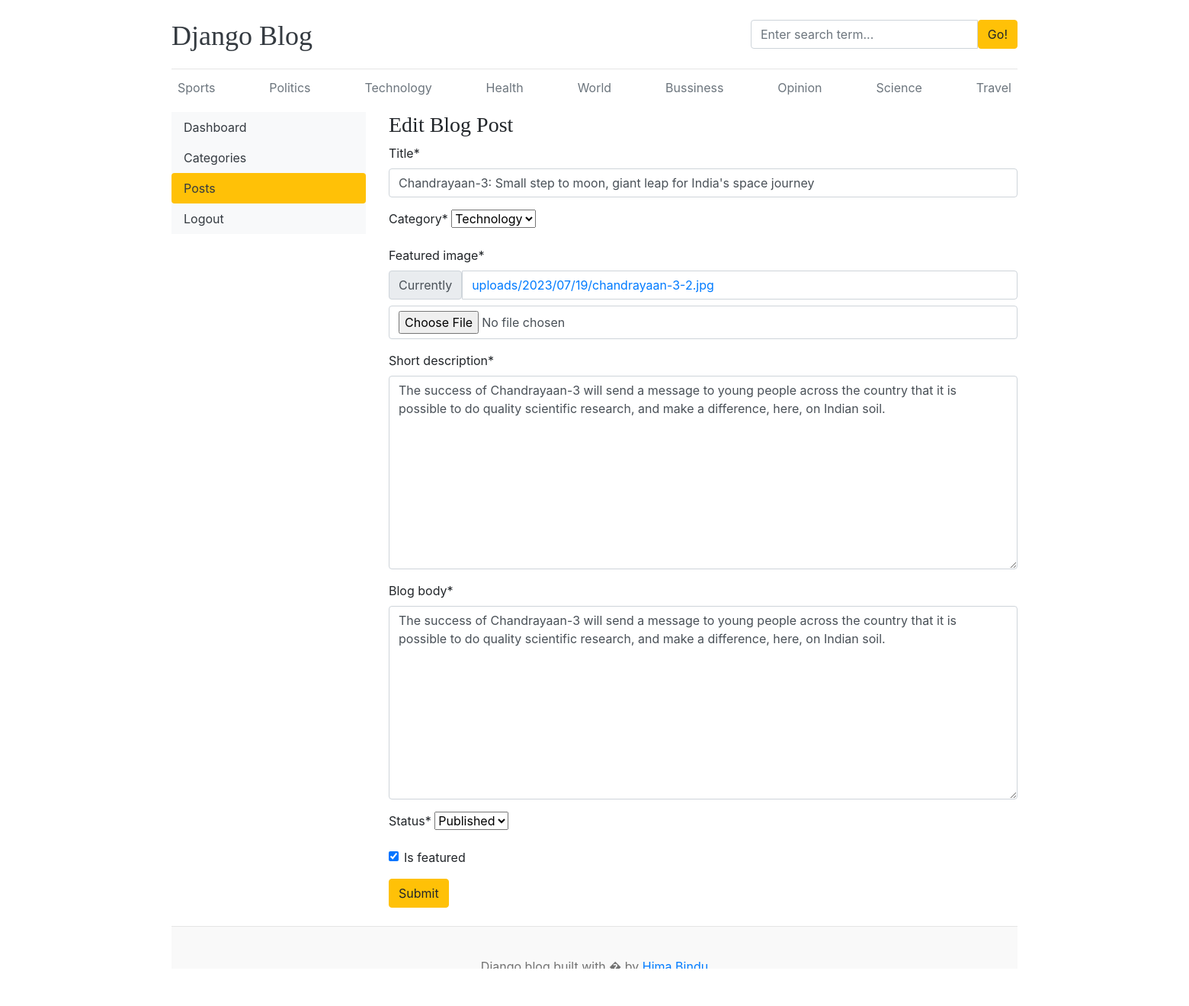
Screenshot of /dashboard/posts/edit/3/ with the database file from the repository.
### blogs/models.py (models this page shows, shortened)
class Category(models.Model):
    category_name=models.CharField(max_length=50,unique=True)
    created_at=models.DateTimeField(auto_now_add=True)
    updated_at=models.DateTimeField(auto_now=True)
    class Meta:
       verbose_name_plural='categories'
    def __str__(self):
        return self.category_name

class Blog(models.Model):
    title=models.CharField(max_length=100)
    slug=models.SlugField(max_length=150,unique=True,blank=True)
    category=models.ForeignKey(Category,on_delete=models.CASCADE)
    author=models.ForeignKey(User,on_delete=models.CASCADE)
    featured_image=models.ImageField(upload_to='uploads/%Y/%m/%d')
    short_description=models.TextField(max_length=500)
    blog_body=models.TextField(max_length=2000)
    status=models.CharField(max_length=20,choices=STATUS_CHOICES,default="Draft")
    is_featured=models.BooleanField(default=False)
    created_at=models.DateTimeField(auto_now_add=True)
    updated_at=models.DateTimeField(auto_now=True)

### dashboards/views.py (the view, shortened to what this page needs)
# urls.py: path('posts/edit/<int:pk>/',views.edit_post,name='edit_post'),
def edit_post(request,pk):
    post=get_object_or_404(Blog,pk=pk)
    form=BlogPostForm(instance=post)
    context={
        'form':form,
        'post':post
    }
    return render(request,'dashboard/edit_post.html',context)

### dashboards/forms.py
class BlogPostForm(forms.ModelForm):
    class Meta:
        model=Blog
        fields=('title','category','featured_image','short_description','blog_body','status','is_featured')

### blogs/context_processors.py (called while the page is built)
def get_categories(request):
    categories=Category.objects.all()
    return dict(categories=categories)

def get_social_links(request):
    social_links=SocialLink.objects.all()
    return dict(social_links=social_links)

### templates/dashboard/edit_post.html (shortened to what this page needs)
{% extends 'base.html' %}
{% block content %}
{% load crispy_forms_tags %}
<div class="row">
     {% include 'dashboard/sidebar.html' %}
    <div class="col-md-9">
        <h3>Edit Blog Post</h3>
        <form action="{% url 'edit_post' post.id %}" method="POST" enctype="multipart/form-data">
          {{ form |crispy }}
          <button type="submit" class="btn btn-warning">Submit</button>
        </form>
        <br>
        </div>
</div>
{% endblock %}

### templates/base.html (shortened to what this page needs)
{% load static %}
<!DOCTYPE html>
<html lang="en">
<head>
    <link href="https://getbootstrap.com/docs/4.0/dist/css/bootstrap.min.css" rel="stylesheet">
    <link href="{% static 'css/blog.css' %}" rel="stylesheet">
    <link rel="stylesheet" href="https://cdnjs.cloudflare.com/ajax/libs/font-awesome/4.7.0/css/font-awesome.min.css">
  </head>
<body>
    <div class="container">
      <header class="blog-header py-3">
        <div class="row flex-nowrap justify-content-between align-items-center">
          <div class="col-8 pt-1">
            <a class="blog-header-logo text-dark" href="/">Django Blog</a>
          </div>
          <div class="col-4">
            <form action="{% url 'search' %}" method="GET">
              <div class="input-group">
                <input class="form-control" type="text" name="keyword"  value="{{ keyword }}" placeholder="Enter search term..." aria-label="Enter search term..." aria-describedby="button-search" />
                <button type="submit" class="btn btn-warning" id="button-search" type="button">Go!</button>
            </div>
            </form>
          </div>
          <div class="col-4 d-flex justify-content-end align-items-center">
          </div>
        </div>
      </header>
      <div class="nav-scroller py-1 mb-2">
        <nav class="nav d-flex justify-content-between">
            {% for cat in categories %}
            <a class="p-2 text-muted" href="{% url 'posts_by_category' cat.id %}">{{ cat.category_name }}</a>
             {% endfor %}
        </nav>
      </div>
{% block content %}
{% endblock %}
<footer class="blog-footer">
    <p>Django blog built with � by <a href="#">Hima Bindu</a></p>
  </footer>
  </body>
  </html>

### blog_main/static/css/blog.css (style rules this page uses)
.blog-header { border-bottom: 1px solid #e5e5e5; }
.blog-header-logo { font-family: "Playfair Display", Georgia, "Times New Roman", serif; font-size: 2.25rem; }
h1, h2, h3, h4, h5, h6 { font-family: "Playfair Display", Georgia, "Times New Roman", serif; }
.blog-footer { padding: 2.5rem 0; color: #727272; text-align: center; background-color: #f9f9f9; border-top: .05rem solid #e5e5e5; }
.blog-footer p:last-child { margin-bottom: 0; }

### rows the page displays
Category: category_name "Sports"
Category: category_name "Politics"
Category: category_name "Technology"
Category: category_name "Health"
Category: category_name "World"
Category: category_name "Bussiness"
Category: category_name "Opinion"
Category: category_name "Science"
Category: category_name "Travel"
Blog: title "Chandrayaan-3: Small step to moon, giant leap for India's space journey", category "Technology", short_description "The success of Chandrayaan-3 will send a message to young people across the country that it is possible to do quality scientific research, and make a difference, here, on Indian soil.", blog_body "The success of Chandrayaan-3 will send a message to young people across the country that it is possible to do quality scientific research, and make a difference, here, on Indian soil.", status "Published", is_featured "☑"
